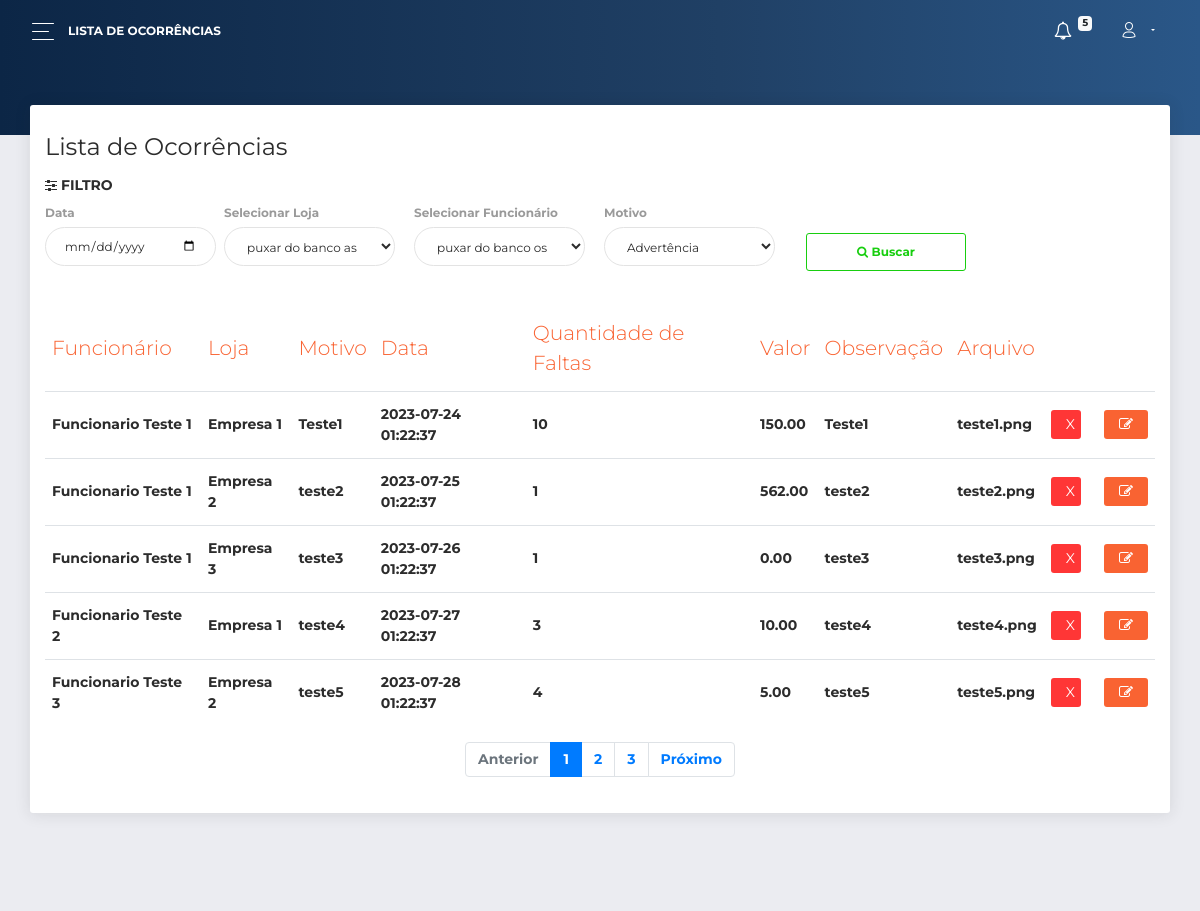
/painel/ocorrencias.php (signed in), run on the app's committed database.
### tables this page shows
CREATE TABLE IF NOT EXISTS `ocorrencias` (
  `id` INT NOT NULL AUTO_INCREMENT,
  `arquivo` VARCHAR(100) NULL,
  `motivo` VARCHAR(45) NOT NULL,
  `faltas` INT NOT NULL,
  `valor` VARCHAR(45) NOT NULL,
  `observacao` VARCHAR(45) NULL,
  `status` ENUM('Ativo', 'Inativo') NOT NULL,
  `data_criacao` DATETIME NOT NULL,
  `funcionarios_id` INT NOT NULL,
  `empresas_id` INT NOT NULL,
  PRIMARY KEY (`id`),
  INDEX `fk_ocorrencias_funcionarios1_idx` (`funcionarios_id` ASC),
  INDEX `fk_ocorrencias_empresas1_idx` (`empresas_id` ASC),
  CONSTRAINT `fk_ocorrencias_funcionarios1`
    FOREIGN KEY (`funcionarios_id`)
    REFERENCES `funcionarios` (`id`)
    ON DELETE NO ACTION
    ON UPDATE NO ACTION,
  CONSTRAINT `fk_ocorrencias_empresas1`
    FOREIGN KEY (`empresas_id`)
    REFERENCES `empresas` (`id`)
    ON DELETE NO ACTION
    ON UPDATE NO ACTION);

### painel/ocorrencias.php (the view, shortened to what this page needs)
<?php
include_once "../complements/inicio_php.php";
require "../complements/begin_page.php";
$pesquisa_ocorrencias = "SELECT * FROM acessos_ocorrencias WHERE status = 'Ativo' AND usuarios_id =".$_SESSION["id_usuario_login"]['id']." order by data_criacao;";
$resultado_ocorrencias = mysqli_query($conn, $pesquisa_ocorrencias);
?>
<body class="">
  <div class="wrapper ">
    <div class="main-panel" id="main-panel">
      <nav class="navbar navbar-expand-lg navbar-transparent  bg-primary  navbar-absolute">
        <div class="container-fluid">
          <div class="navbar-wrapper">
            <div class="navbar-toggle">
              <button type="button" class="navbar-toggler">
                <span class="navbar-toggler-bar bar1"></span>
                <span class="navbar-toggler-bar bar2"></span>
                <span class="navbar-toggler-bar bar3"></span>
              </button>
            </div>
            <a class="navbar-brand"> Lista de Ocorrências</a>
          </div>
          <div class="collapse navbar-collapse justify-content-end" id="navigation">
            <ul class="navbar-nav">
              <li class="nav-item dropdown">
                <a href="notificacoes.php" class="nav-link">
                  <i class="fa fa-bell-o"></i>
                  <p>
                    <span class="badge badge-light">5</span>
                  </p>
                </a>
              </li>
              <li style="cursor: pointer;" class="nav-item dropdown">
                <a class="nav-link dropdown-toggle" id="navbarDropdownMenuLink" data-toggle="dropdown" aria-haspopup="true" aria-expanded="false">
                  <i class="now-ui-icons users_single-02"></i>
                </a>
              </li>
            </ul>
          </div>
        </div>
      </nav>
      <div class="panel-header panel-header-sm">
      </div>
      <div class="content">
        <div class="row">
          <div class="col-md-12">
            <div class="card">
              <div class="card-header">
                <h4 class="card-title"> Lista de Ocorrências</h4>
                <h6><i class="fa fa-sliders"></i> Filtro</h6>
                <div class="row">
                    <div class="col-md-2 pr-1">
                      <div class="form-group">
                        <label>Data</label>
                        <input type="date" name="data" class="form-control" >
                      </div>
                    </div>
                    <div class="col-md-2 pl-1">
                      <div class="form-group">
                        <label>Selecionar Loja</label>
                        <select name="" class="form-control">
                          <option value="">puxar do banco as empresas que o adm administra</option>
                        </select>
                      </div>
                    </div>
                    <div class="col-md-2 pl-1">
                      <div class="form-group">
                        <label>Selecionar Funcionário</label>
                        <select name="" class="form-control">
                          <option value="">puxar do banco os funcionarios da empresa selecionada</option>
                        </select>
                      </div>
                    </div>
                    <div class="col-md-2 pl-1">
                      <div class="form-group">
                        <label>Motivo</label>
                        <select name="" class="form-control">
                          <option value="">Advertência</option>
                        </select>
                      </div>
                    </div>
                  <div class="col-md-2">
                      <div class="form-group"><br>
                        <button type="submit" name="filtrar" class="btn btn-outline-success" style="width: 100%;"><b><i class="fa fa-search"></i> Buscar</b></button><br>
                      </div>
                    </div>
             </div>
          </div>
              <div class="card-body">
                <div class="table-responsive">
                  <table class="table">
                    <thead class=" text-primary">
                      <th>
                        Funcionário
                      </th>
                      <th>
                        Loja
                      </th>
                      <th>
                        Motivo
                      </th>
                      <th>
                        Data
                      </th>
                      <th>
                        Quantidade de Faltas
                      </th>
                      <th>
                        Valor
                      </th>
                      <th>
                        Observação
                      </th>
                      <th>
                        Arquivo
                      </th>
                      <th>
                      </th>
                      <th>
                      </th>
                    </thead>
                    <tbody>
                      <?php  while ($row_ocorrencias = mysqli_fetch_assoc($resultado_ocorrencias)){ ?>
                      <tr>
                        <td>
                          <?php echo $row_ocorrencias['funcionario_nome_completo'];?>
                        </td>
                        <td>
                          <?php echo $row_ocorrencias['empresa_nome_loja'];?>
                        </td>
                        <td>
                          <?php echo $row_ocorrencias['motivo'];?>
                        </td>
                        <td>
                          <?php echo $row_ocorrencias['data_criacao'];?>
                        </td>
                        <td>
                          <?php echo $row_ocorrencias['faltas'];?>
                        </td>
                        <td>
                          <?php echo $row_ocorrencias['valor'];?>
                        </td>
                        <td>
                          <?php echo $row_ocorrencias['observacao'];?>
                        </td>
                        <td>
                          <?php echo $row_ocorrencias['arquivo'];?>
                        </td>
                        <td>
                          <form action="" method="get">
                            <button style="width: 60%;"  name="excluir" onclick="myFunction()" class="btn btn-danger btn-sm">X</button>
                        </form>
                        </td>
                        <td>
                          <form action="">
                            <button class="btn btn-primary btn-sm" title="Editar Vendedor"><i class=" fa fa-edit"></i></button>
                        </form>
                        </td>
                      </tr>
                    <?php } ?>
                    </tbody>
                  </table>
                  <nav aria-label="Navegação de página exemplo">
                    <ul class="pagination justify-content-center">
                      <li class="page-item disabled">
                        <a class="page-link" href="#" tabindex="-1">Anterior</a>
                      </li>
                      <li class="page-item active"><a class="page-link" href="#">1</a></li>
                      <li class="page-item"><a class="page-link" href="#">2</a></li>
                      <li class="page-item"><a class="page-link" href="#">3</a></li>
                      <li class="page-item">
                        <a class="page-link" href="#">Próximo</a>
                      </li>
                    </ul>
                  </nav>
                </div>
              </div>
            </div>
          </div>
        </div>
      </div>
      <footer class="footer">
      </footer>
    </div>
  </div>
</body>
</html>

### complements/begin_page.php (shortened to what this page needs)
<!DOCTYPE html>
<html lang="pt">
<head>
  <link rel="stylesheet" href="https://use.fontawesome.com/releases/v5.7.1/css/all.css">
  <link href="assets/css/bootstrap.min.css" rel="stylesheet" />
  <link href="assets/css/now-ui-dashboard.css?v=1.3.0" rel="stylesheet" />
  <link href="assets/css/style.css" rel="stylesheet" />
  <link href="assets/demo/demo.css" rel="stylesheet" />
  <link rel="stylesheet" href="https://cdnjs.cloudflare.com/ajax/libs/font-awesome/4.7.0/css/font-awesome.min.css">
  <link href="https://cdnjs.cloudflare.com/ajax/libs/font-awesome-animation/0.2.1/font-awesome-animation.min.css" rel="stylesheet" />
</head>

### painel/assets/css/style.css (style rules this page uses)
.badge { font-size: 10px; position: relative; top: -8px; left: -1px; }

### data on the page
ocorrencias: funcionario_nome_completo "Funcionario Teste 1", empresa_nome_loja "Empresa 1", motivo "Teste1", data_criacao "2023-07-24 01:22:37", faltas "10", valor "150.00", observacao "Teste1", arquivo "teste1.png"
ocorrencias: funcionario_nome_completo "Funcionario Teste 1", empresa_nome_loja "Empresa 2", motivo "teste2", data_criacao "2023-07-25 01:22:37", faltas "1", valor "562.00", observacao "teste2", arquivo "teste2.png"
ocorrencias: funcionario_nome_completo "Funcionario Teste 1", empresa_nome_loja "Empresa 3", motivo "teste3", data_criacao "2023-07-26 01:22:37", faltas "1", valor "0.00", observacao "teste3", arquivo "teste3.png"
ocorrencias: funcionario_nome_completo "Funcionario Teste 2", empresa_nome_loja "Empresa 1", motivo "teste4", data_criacao "2023-07-27 01:22:37", faltas "3", valor "10.00", observacao "teste4", arquivo "teste4.png"
ocorrencias: funcionario_nome_completo "Funcionario Teste 3", empresa_nome_loja "Empresa 2", motivo "teste5", data_criacao "2023-07-28 01:22:37", faltas "4", valor "5.00", observacao "teste5", arquivo "teste5.png"
